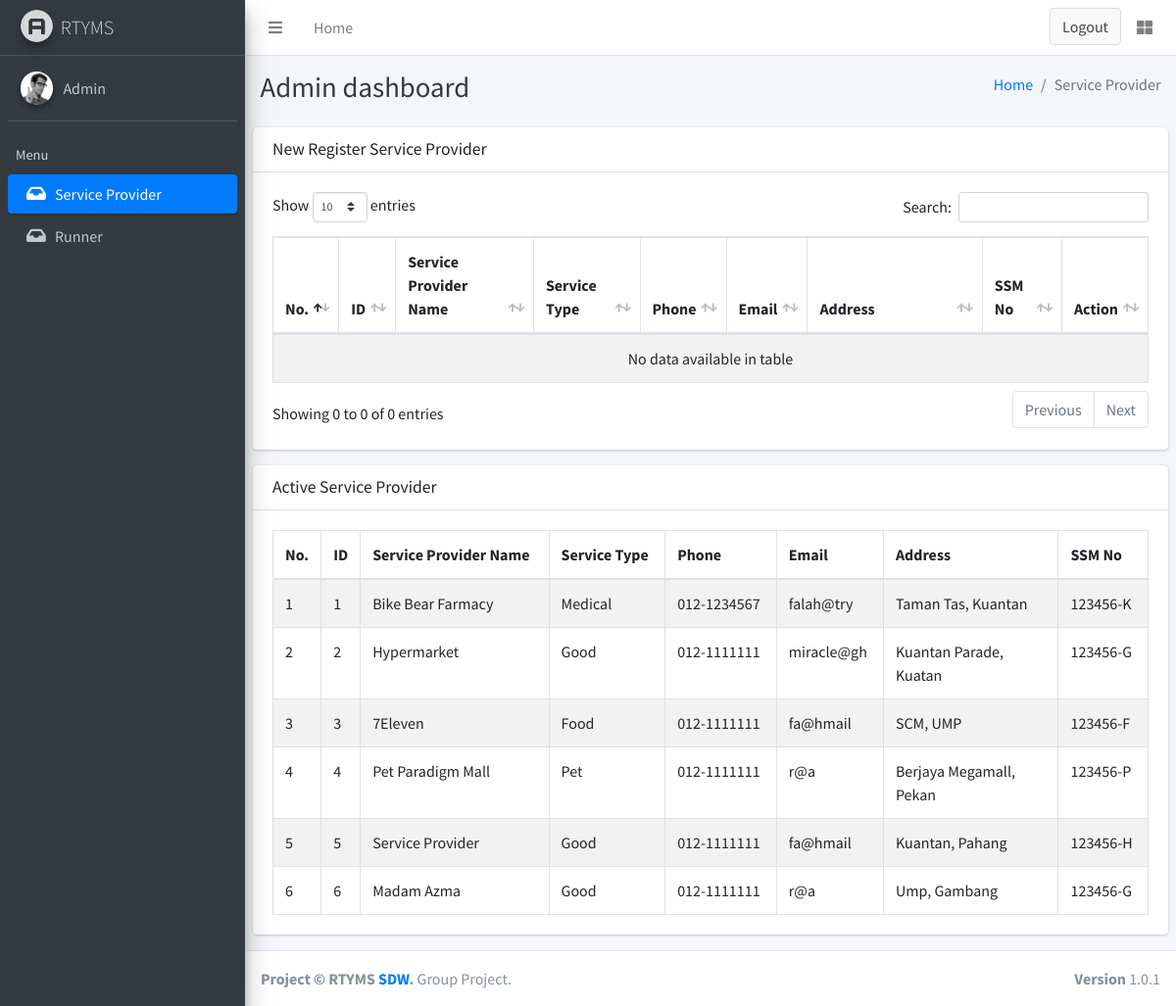
Screenshot of /ApplicationLayer/admin/adminMain.php with the database file from the repository.
### tables this page shows
CREATE TABLE `serviceprovider` (
  `servProvID` int(11) NOT NULL,
  `spName` varchar(100) NOT NULL,
  `spUsername` varchar(50) NOT NULL,
  `spPassword` varchar(50) NOT NULL,
  `spType` varchar(20) NOT NULL,
  `approved` int(11) DEFAULT 0,
  `spEmail` varchar(50) NOT NULL,
  `spAddress` varchar(100) NOT NULL,
  `spPhone` varchar(20) NOT NULL,
  `ssm` varchar(50) NOT NULL,
  `spImage` varchar(255) NOT NULL
);

### ApplicationLayer/template/libs/database.php (called while the page is built, shortened)
<?php
class DB
{
  public static function connect($value='')
  {
    $pdo = new PDO(DB_TYPE.':host='.DB_HOST.';dbname='.DB_NAME, DB_USER, DB_PASS);
    $pdo->setAttribute(PDO::ATTR_ERRMODE, PDO::ERRMODE_EXCEPTION);
    return $pdo;
  }
  public static function run($sql, $args = NULL)
    {
        if (!$args)
        {
             return DB::connect()->query($sql);
        }
     }
}
?>

### BusinessServicesLayer/data/registerModel.php (called while the page is built, shortened)
<?php
require_once $_SERVER["DOCUMENT_ROOT"].'/RTYMS/ApplicationLayer/template/libs/database.php';
class registerModel{
    function viewallSPs(){
        $sql = "SELECT * FROM serviceprovider WHERE approved='1'";
        return DB::run($sql);
    }
}
?>

### BusinessServicesLayer/controller/registrationController.php (called while the page is built, shortened)
<?php
require_once $_SERVER["DOCUMENT_ROOT"].'/RTYMS/BusinessServicesLayer/data/registerModel.php';
class registerController{
    function viewAllSPs(){
        $sp = new registerModel();
        return $sp->viewallSPs();
    }
}
?>

### ApplicationLayer/admin/adminMain.php (the view, shortened to what this page needs)
<?php
require_once $_SERVER["DOCUMENT_ROOT"].'/RTYMS/BusinessServicesLayer/controller/registrationController.php';
$admin = new registerController();
$datas = $admin->viewAllSPs();
?>
<!DOCTYPE html>
<html>
<head>
  <link rel="stylesheet" href="../../ApplicationLayer/template/plugins/fontawesome-free/css/all.min.css">
  <link rel="stylesheet" href="https://code.ionicframework.com/ionicons/2.0.1/css/ionicons.min.css">
  <link rel="stylesheet" href="../../ApplicationLayer/template/plugins/tempusdominus-bootstrap-4/css/tempusdominus-bootstrap-4.min.css">
  <link rel="stylesheet" href="../../ApplicationLayer/template/plugins/icheck-bootstrap/icheck-bootstrap.min.css">
  <link rel="stylesheet" href="../../ApplicationLayer/template/plugins/jqvmap/jqvmap.min.css">
  <link rel="stylesheet" href="../../ApplicationLayer/template/dist/css/adminlte.min.css">
  <link rel="stylesheet" href="../../ApplicationLayer/template/plugins/overlayScrollbars/css/OverlayScrollbars.min.css">
  <link rel="stylesheet" href="../../ApplicationLayer/template/plugins/daterangepicker/daterangepicker.css">
  <link rel="stylesheet" href="../../ApplicationLayer/template/plugins/summernote/summernote-bs4.css">
  <link rel="stylesheet" href="../../ApplicationLayer/template/plugins/datatables-bs4/css/dataTables.bootstrap4.css">
</head>
<body class="hold-transition sidebar-mini layout-fixed">
<div class="wrapper">
  <nav class="main-header navbar navbar-expand navbar-white navbar-light">
    <ul class="navbar-nav">
      <li class="nav-item">
        <a class="nav-link" data-widget="pushmenu" href="#"><i class="fas fa-bars"></i></a>
      </li>
      <li class="nav-item d-none d-sm-inline-block">
        <a href="adminMain.php" class="nav-link">Home</a>
      </li>
      <li class="nav-item d-none d-sm-inline-block">
        <a href="#" class="nav-link"></a>
      </li>
    </ul>
    <ul class="navbar-nav ml-auto">
      <form action="../../BusinessServicesLayer/controller/loginController.php" method="GET"> <button name="logout" type="submit" class="btn btn-block btn-default">Logout</button></form>
      <li class="nav-item">
        <a class="nav-link" data-widget="control-sidebar" data-slide="true" href="#">
          <i class="fas fa-th-large"></i>
        </a>
      </li>
    </ul>
  </nav>
  <aside class="main-sidebar sidebar-dark-primary elevation-4">
    <a href="adminMain.php" class="brand-link">
      <img src="../../ApplicationLayer/template/dist/img/AdminLTELogo.png" alt="AdminLTE Logo" class="brand-image img-circle elevation-3"
           style="opacity: .8">
      <span class="brand-text font-weight-light">RTYMS</span>
    </a>
    <div class="sidebar">
      <div class="user-panel mt-3 pb-3 mb-3 d-flex">
        <div class="image">
          <img src="../../ApplicationLayer/template/dist/img/user2-160x160.jpg" class="img-circle elevation-2" alt="User Image">
        </div>
        <div class="info">
          <a href="#" class="d-block">Admin</a>
        </div>
      </div>
      <nav class="mt-2">
        <ul class="nav nav-pills nav-sidebar flex-column" data-widget="treeview" role="menu" data-accordion="false">
          <li class="nav-header">Menu</li>
          <li class="nav-item">
            <a href="adminMain.php " class="nav-link active">
              <i class="nav-icon fas fa-inbox"></i>
              <p>
                Service Provider
              </p>
            </a>
          </li>
          <li class="nav-item">
            <a href="adminMain2.php " class="nav-link">
              <i class="nav-icon fas fa-inbox"></i>
              <p>
                Runner
              </p>
            </a>
          </li>
          </ul>
      </nav>
    </div>
  </aside>
  <div class="content-wrapper">
    <div class="content-header">
      <div class="container-fluid">
        <div class="row mb-2">
          <div class="col-sm-6">
            <h1 class="m-0 text-dark">Admin dashboard</h1>
          </div>
          <div class="col-sm-6">
            <ol class="breadcrumb float-sm-right">
              <li class="breadcrumb-item"><a href="adminMain.php">Home</a></li>
              <li class="breadcrumb-item active">Service Provider</li>
            </ol>
          </div>
        </div>
      </div>
    </div>
    <section class="content">
      <div class="row">
        <div class="col-12">
          <div class="card">
            <div class="card-header">
              <h3 class="card-title">New Register Service Provider</h3>
            </div>
            <div class="card-body">
              <table id="example1" class="table table-bordered table-striped">
                <thead>
                <tr>
                  <th style="width: 1%">No.</th>
                  <th style="width: 1%">ID</th>
                  <th>Service Provider Name</th>
                  <th>Service Type</th>
                  <th>Phone</th>
                  <th>Email</th>
                  <th style="width:20%">Address</th>
                  <th>SSM No</th>
                  <th>Action</th>
                </tr>
                </thead>
                <tbody>
                </tbody>
              </table>
            </div>
          </div>
        </div>
      </div>
      <div class="row">
        <div class="col-12">
          <div class="card">
            <div class="card-header">
              <h3 class="card-title">Active Service Provider</h3>
            </div>
            <div class="card-body">
              <table id="example1" class="table table-bordered table-striped">
                <thead>
                <tr>
                  <th style="width: 1%">No.</th>
                  <th style="width: 1%">ID</th>
                  <th>Service Provider Name</th>
                  <th>Service Type</th>
                  <th>Phone</th>
                  <th>Email</th>
                  <th style="width:20%">Address</th>
                  <th>SSM No</th>
                </tr>
                </thead>
                <tbody>
                <?php
                $i=1;
                foreach($datas as $rows){
                  echo"<tr>";
                  echo"<td>" .$i. "</td>";
                  echo"<td>" .$rows['servProvID']."</td>";
                  echo"<td>" .$rows['spName']."</td>";
                  echo"<td>" .$rows['spType']."</td>";
                  echo"<td>" .$rows['spPhone']."</td>";
                  echo"<td>" .$rows['spEmail']."</td>";
                  echo"<td>" .$rows['spAddress']."</td>";
                  echo"<td>" .$rows['ssm']."</td>";
                ?>
                <?php
                $i++;
                echo"</tr>";
                }
                ?>
                </tbody>
              </table>
            </div>
          </div>
        </div>
      </div>
    </section>
  </div>
  <footer class="main-footer">
    <strong>Project &copy; RTYMS <a href="#">SDW</a>.</strong>
    Group Project.
    <div class="float-right d-none d-sm-inline-block">
      <b>Version</b> 1.0.1
    </div>
  </footer>
</div>
</body>
</html>

### rows the page displays
serviceprovider: servProvID "1", spName "Bike Bear Farmacy", spType "Medical", spPhone "012-1234567", spEmail "falah@try", spAddress "Taman Tas, Kuantan", ssm "123456-K"
serviceprovider: servProvID "2", spName "Hypermarket", spType "Good", spPhone "012-1111111", spEmail "miracle@gh", spAddress "Kuantan Parade, Kuatan", ssm "123456-G"
serviceprovider: servProvID "3", spName "7Eleven", spType "Food", spPhone "012-1111111", spEmail "fa@hmail", spAddress "SCM, UMP", ssm "123456-F"
serviceprovider: servProvID "4", spName "Pet Paradigm Mall", spType "Pet", spPhone "012-1111111", spEmail "r@a", spAddress "Berjaya Megamall, Pekan", ssm "123456-P"
serviceprovider: servProvID "5", spName "Service Provider", spType "Good", spPhone "012-1111111", spEmail "fa@hmail", spAddress "Kuantan, Pahang", ssm "123456-H"
serviceprovider: servProvID "6", spName "Madam Azma", spType "Good", spPhone "012-1111111", spEmail "r@a", spAddress "Ump, Gambang", ssm "123456-G"
